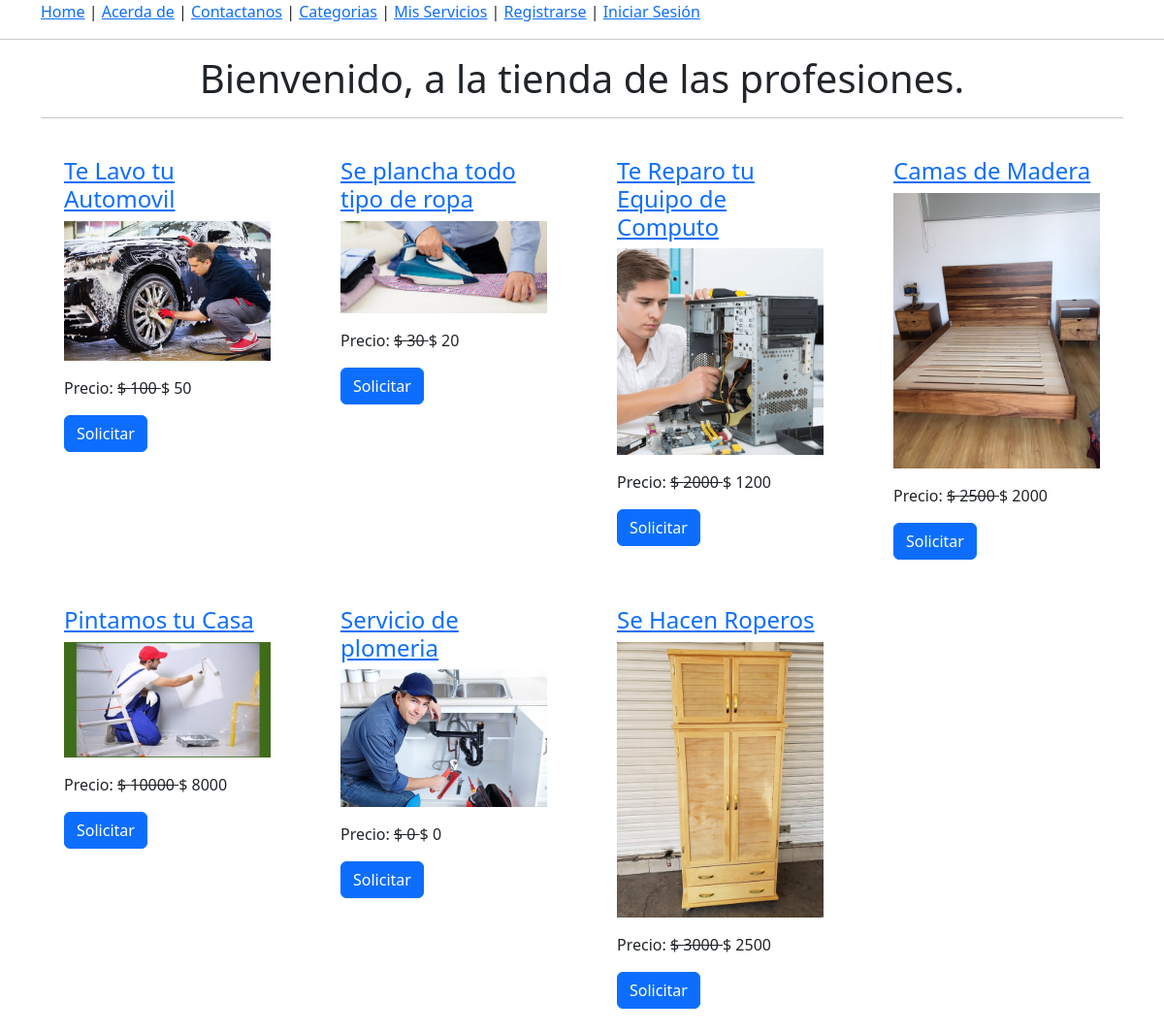
The page / on the database its author committed.
### woof/models.py (models this page shows, shortened)
class Servicio(models.Model):
    titulo = models.CharField(max_length=30)
    slug = models.SlugField(unique=True)
    categoria = models.ForeignKey(Categoria, on_delete=models.CASCADE)
    imagen = models.ImageField(upload_to="servicios")
    precio_mercado = models.PositiveIntegerField()
    precio_venta = models.PositiveIntegerField()
    descripcion = models.TextField()
    garantia = models.CharField(max_length=300, null = True, blank = True)
    devolucion = models.CharField(max_length=300, null = True, blank = True)
    conteo_vistas = models.PositiveIntegerField(default = 0)

### woof/views.py (the view)
# urls.py: path("", HomeView.as_view(), name="home"),
class HomeView(TemplateView):
    template_name = "home.html"
    def get_context_data(self, **kwargs):
        context = super().get_context_data(**kwargs)
        context['myname'] = "Manuel Alcalá"
        context['lista_servicios'] = Servicio.objects.all().order_by("-id")
        return context

### templates/home.html (shortened to what this page needs)
{%extends 'base.html'%}
{% block content %}
<div class="container">
    <h1 class="text-center">Bienvenido, a la tienda de las profesiones. </h1>
    <hr>
    <div class="row mt-3">
        {% for p in lista_servicios %}
        <div class="col-md-3">
            <div class="m-4">
                <h4><a href="{% url 'woof:detalle' p.slug %}"> {{p.titulo}} </a></h4>
                <img src="{{p.imagen.url}}" alt="" class="img-fluid" style="height: 2500; object-fit: cover;">
                <p class="mt-3">Precio: <strike>$ {{p.precio_mercado}} </strike> $ {{p.precio_venta}}</p>
                <a href="{% url 'woof:solicitudes' p.id %}" class="btn btn-primary">Solicitar</a>
            </div>
        </div>
        {% endfor %}
    </div>
</div>
{% endblock %}

### templates/base.html (shortened to what this page needs)
<!DOCTYPE html>
<html lang="en">
<head>
    <link rel="stylesheet" href="https://cdn.jsdelivr.net/npm/bootstrap@5.2.3/dist/css/bootstrap.min.css">
</head>
<body>
    <div class="container">
        <a href="{% url 'woof:home' %}">Home</a> |
        <a href="{% url 'woof:about' %}">Acerda de</a> |
        <a href="{% url 'woof:contacto' %}">Contactanos</a> |
        <a href="{% url 'woof:todoservicios' %}">Categorias</a> |
        <a href="{% url 'woof:mis-servicios' %}">Mis Servicios</a> |
        {% if request.user.solicitante %}
        Bienvenido {{request.user.username}}
        <a href="{% url 'woof:cerrarSesion' %}">Cerrar Sesión</a>
        {% else %}
        <a href="{% url 'woof:registrar' %}">Registrarse</a> |
        <a href="{% url 'woof:iniciarSesion' %}">Iniciar Sesión</a>
        {% endif %}
    </div>
    <hr>
    {% block content %}
    {% endblock %}
</body>
</html>

### rows shown on the page
Servicio: titulo "Te Lavo tu Automovil", imagen (picture), precio_mercado "100", precio_venta "50"
Servicio: titulo "Se plancha todo tipo de ropa", imagen (picture), precio_mercado "30", precio_venta "20"
Servicio: titulo "Te Reparo tu Equipo de Computo", imagen (picture), precio_mercado "2000", precio_venta "1200"
Servicio: titulo "Camas de Madera", imagen (picture), precio_mercado "2500", precio_venta "2000"
Servicio: titulo "Pintamos tu Casa", imagen (picture), precio_mercado "10000", precio_venta "8000"
Servicio: titulo "Servicio de plomeria", imagen (picture), precio_mercado "0", precio_venta "0"
Servicio: titulo "Se Hacen Roperos", imagen (picture), precio_mercado "3000", precio_venta "2500"
